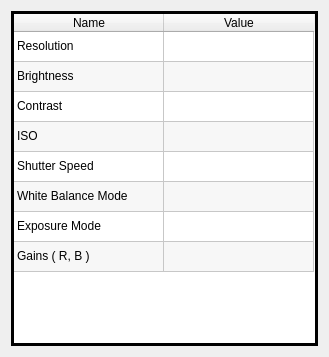
<?xml version="1.0" encoding="UTF-8"?>
<ui version="4.0">
 <class>Form</class>
 <widget class="QWidget" name="Form">
  <property name="geometry">
   <rect>
    <x>0</x>
    <y>0</y>
    <width>329</width>
    <height>357</height>
   </rect>
  </property>
  <property name="windowTitle">
   <string>Form</string>
  </property>
  <property name="styleSheet">
   <string notr="true">QPushButton{
	background-color:rgb(190, 160, 200);
	border-radius: 15px;
}</string>
  </property>
  <layout class="QVBoxLayout" name="verticalLayout">
   <item>
    <widget class="QTableWidget" name="tableWidget">
     <property name="frameShape">
      <enum>QFrame::Box</enum>
     </property>
     <property name="frameShadow">
      <enum>QFrame::Plain</enum>
     </property>
     <property name="lineWidth">
      <number>3</number>
     </property>
     <property name="sizeAdjustPolicy">
      <enum>QAbstractScrollArea::AdjustToContents</enum>
     </property>
     <property name="tabKeyNavigation">
      <bool>true</bool>
     </property>
     <property name="showDropIndicator" stdset="0">
      <bool>false</bool>
     </property>
     <property name="alternatingRowColors">
      <bool>true</bool>
     </property>
     <property name="selectionMode">
      <enum>QAbstractItemView::MultiSelection</enum>
     </property>
     <property name="textElideMode">
      <enum>Qt::ElideMiddle</enum>
     </property>
     <property name="showGrid">
      <bool>true</bool>
     </property>
     <property name="gridStyle">
      <enum>Qt::CustomDashLine</enum>
     </property>
     <property name="rowCount">
      <number>8</number>
     </property>
     <attribute name="horizontalHeaderDefaultSectionSize">
      <number>150</number>
     </attribute>
     <attribute name="verticalHeaderVisible">
      <bool>false</bool>
     </attribute>
     <attribute name="verticalHeaderCascadingSectionResizes">
      <bool>false</bool>
     </attribute>
     <row/>
     <row/>
     <row/>
     <row/>
     <row/>
     <row/>
     <row/>
     <row/>
     <column>
      <property name="text">
       <string>Name</string>
      </property>
     </column>
     <column>
      <property name="text">
       <string>Value</string>
      </property>
     </column>
     <item row="0" column="0">
      <property name="text">
       <string>Resolution</string>
      </property>
     </item>
     <item row="1" column="0">
      <property name="text">
       <string>Brightness</string>
      </property>
     </item>
     <item row="2" column="0">
      <property name="text">
       <string>Contrast</string>
      </property>
     </item>
     <item row="3" column="0">
      <property name="text">
       <string>ISO</string>
      </property>
     </item>
     <item row="4" column="0">
      <property name="text">
       <string>Shutter Speed</string>
      </property>
     </item>
     <item row="5" column="0">
      <property name="text">
       <string>White Balance Mode</string>
      </property>
     </item>
     <item row="6" column="0">
      <property name="text">
       <string>Exposure Mode</string>
      </property>
     </item>
     <item row="7" column="0">
      <property name="text">
       <string>Gains ( R, B )</string>
      </property>
     </item>
    </widget>
   </item>
  </layout>
 </widget>
 <resources/>
 <connections/>
</ui>
